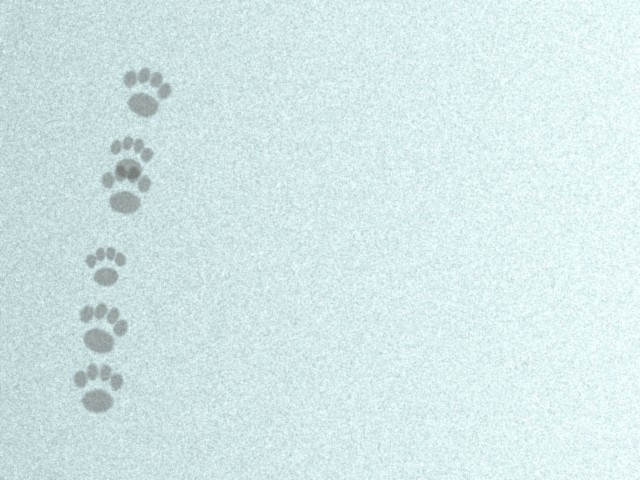
#> input picture course_project/data/images/track_0001.jpg, 640 x 480 px
$ python -i generate_dataset_artifacts.py   (imports and definitions only)
#> lines starting #> are read from the running program, lines starting #| are printed output that depends on the picture; after the words box and inside, x2 and y2 are one past the last pixel; in counts of white or black regions, pixels touching at a corner belong together
#!/usr/bin/env python3
"""Generate Label Studio tasks, starter annotations, YOLO files and report assets."""

from __future__ import annotations

import csv
import json
import math
from collections import deque
from dataclasses import dataclass
from pathlib import Path

import matplotlib.pyplot as plt
import numpy as np
from PIL import Image, ImageDraw, ImageFilter, ImageOps


ROOT = Path(__file__).resolve().parents[1]
IMAGE_DIR = ROOT / "data" / "images"
SOURCES_CSV = ROOT / "data" / "sources.csv"
TASKS_JSON = ROOT / "label_studio" / "tasks.json"
EXPORT_JSON = ROOT / "annotations" / "label_studio_export.json"
YOLO_DIR = ROOT / "annotations" / "yolo"
ASSET_DIR = ROOT / "docs" / "assets"
DATA_NAMES = ROOT / "data" / "obj.names"
STATS_JSON = ROOT / "data" / "stats.json"

LABEL = "animal_track"
FROM_NAME = "label"
TO_NAME = "image"
MAX_PREVIEW = 6


@dataclass(frozen=True)
class Box:
    x: int
    y: int
    w: int
    h: int
    confidence: float

    @property
    def area(self) -> int:
        return self.w * self.h


def read_sources() -> list[dict[str, str]]:
    with SOURCES_CSV.open(newline="", encoding="utf-8") as csvfile:
        return list(csv.DictReader(csvfile))


def local_file_url(filename: str) -> str:
    return f"/data/local-files/?d=images/{filename}"


# [6 lines left out: function normalize_box, not called in this run]


def iou(a: Box, b: Box) -> float:
    ax2 = a.x + a.w
    ay2 = a.y + a.h
    bx2 = b.x + b.w
    by2 = b.y + b.h
    inter_w = max(0, min(ax2, bx2) - max(a.x, b.x))
    inter_h = max(0, min(ay2, by2) - max(a.y, b.y))
    inter = inter_w * inter_h
    union = a.area + b.area - inter
    return inter / union if union else 0.0


def binary_cleanup(mask: np.ndarray) -> np.ndarray:
    image = Image.fromarray((mask.astype(np.uint8) * 255), mode="L")
    image = image.filter(ImageFilter.MaxFilter(5))
    image = image.filter(ImageFilter.MinFilter(3))
    image = image.filter(ImageFilter.MinFilter(3))
    image = image.filter(ImageFilter.MaxFilter(3))
    return np.asarray(image) > 0


def connected_components(mask: np.ndarray) -> list[tuple[int, int, int, int, int]]:
    height, width = mask.shape
    visited = np.zeros(mask.shape, dtype=bool)
    components: list[tuple[int, int, int, int, int]] = []
    ys, xs = np.nonzero(mask)

    for start_y, start_x in zip(ys, xs, strict=False):
        if visited[start_y, start_x]:
            continue
        queue: deque[tuple[int, int]] = deque([(int(start_y), int(start_x))])
        visited[start_y, start_x] = True
        min_x = max_x = int(start_x)
        min_y = max_y = int(start_y)
        area = 0

        while queue:
            y, x = queue.popleft()
            area += 1
            min_x = min(min_x, x)
            max_x = max(max_x, x)
            min_y = min(min_y, y)
            max_y = max(max_y, y)

            for dy in (-1, 0, 1):
                for dx in (-1, 0, 1):
                    if dy == 0 and dx == 0:
                        continue
                    ny = y + dy
                    nx = x + dx
                    if 0 <= ny < height and 0 <= nx < width and mask[ny, nx] and not visited[ny, nx]:
                        visited[ny, nx] = True
                        queue.append((ny, nx))

        components.append((min_x, min_y, max_x + 1, max_y + 1, area))

    return components


def detect_boxes(image_path: Path) -> tuple[list[Box], tuple[int, int]]:
#> called with image_path = '../data/images/track_0001.jpg'
    image = Image.open(image_path).convert("RGB")
#> image is the input picture: PIL image 640x480 RGB; mean R, G, B 212.1, 231.6, 232.4
    full_width, full_height = image.size
#> full_width = 640; full_height = 480

    work = ImageOps.grayscale(image)
    work.thumbnail((760, 760), Image.Resampling.LANCZOS)
    work_width, work_height = work.size
#> work_width = 640; work_height = 480
    arr = np.asarray(work).astype(np.float32)

    blur = np.asarray(work.filter(ImageFilter.GaussianBlur(radius=10))).astype(np.float32)
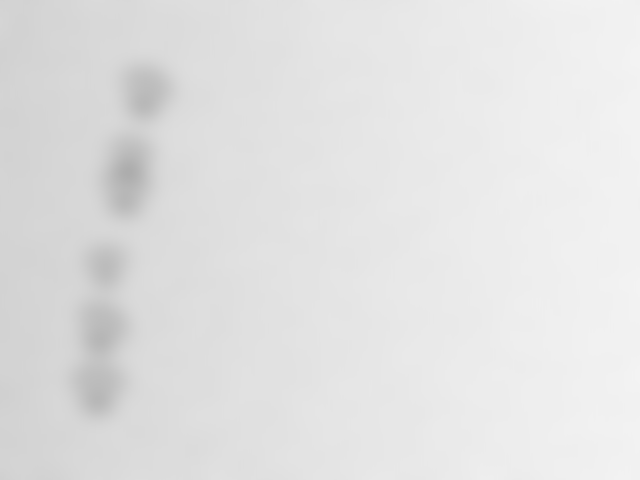
#> blur: shape (480, 640) float32; min 173, max 243, mean 225.9
    local_delta = np.abs(arr - blur)
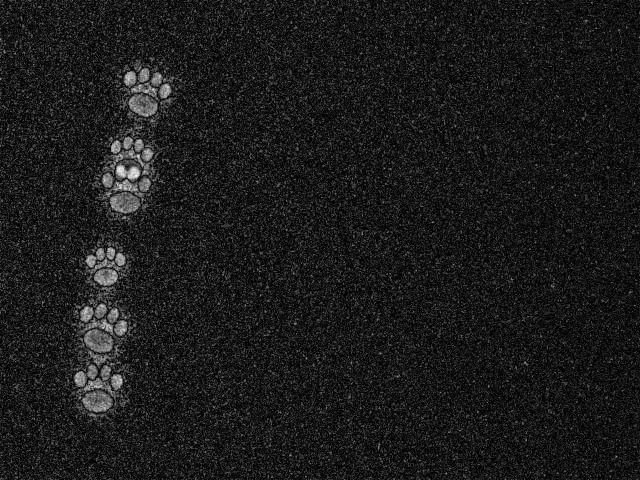
#> local_delta: shape (480, 640) float32; min 0, max 60, mean 6.4; drawn with min black and max white
    dark_delta = np.maximum(blur - arr, 0)
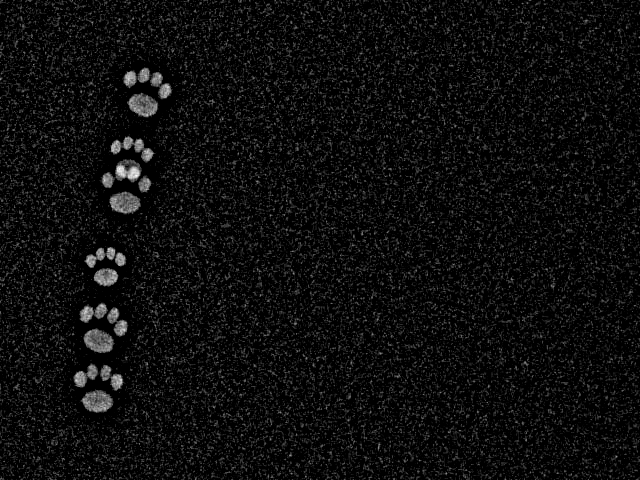
#> dark_delta: shape (480, 640) float32; min 0, max 60, mean 3.2; drawn with min black and max white

    threshold = max(float(np.percentile(local_delta, 94.5)), float(local_delta.mean() + 1.3 * local_delta.std()), 7.0)
#> threshold = 16
    dark_threshold = max(float(np.percentile(dark_delta, 91.0)), 5.0)
#> dark_threshold = 11
    mask = (local_delta >= threshold) | (dark_delta >= dark_threshold)
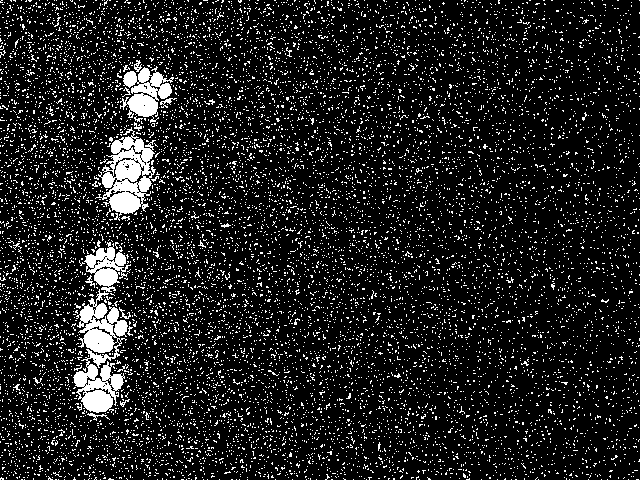
#> mask: shape (480, 640) bool; 11.6% white in thin lines or dots

    # Ignore the outer frame where captions, borders, and compression artifacts often live.
    border_x = max(2, int(work_width * 0.01))
#> border_x = 6
    border_y = max(2, int(work_height * 0.01))
#> border_y = 4
    mask[:border_y, :] = False
    mask[-border_y:, :] = False
    mask[:, :border_x] = False
    mask[:, -border_x:] = False
#> mask: shape (480, 640) bool; 11.2% white in thin lines or dots

    mask = binary_cleanup(mask)
#> in binary_cleanup, `image = Image.fromarray((mask.astype(np.uint8) * 255), mode="L")`: image: PIL image 640x480 L; 11.2% white in thin lines or dots
#> in binary_cleanup, `image = image.filter(ImageFilter.MaxFilter(5))`:
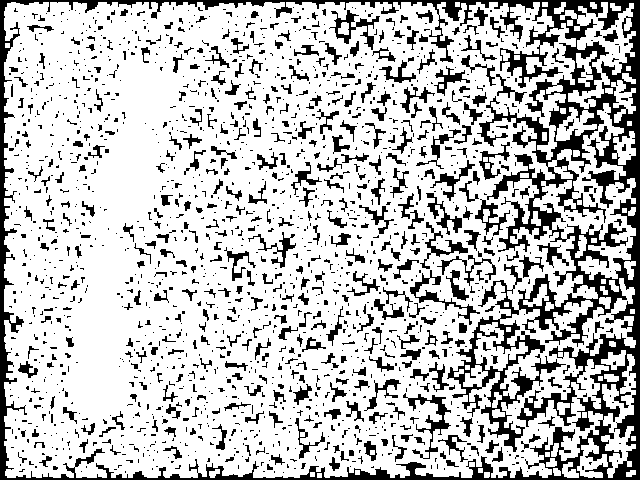
#> image: PIL image 640x480 L; 76.4% white; 1673 black regions (1244 under 20 px), largest, box (x1, y1, x2, y2) and area: (0, 0, 640, 480) 37103, (403, 393, 451, 459) 686, (329, 10, 380, 50) 559
#> in binary_cleanup, `image = image.filter(ImageFilter.MinFilter(3))`: image: PIL image 640x480 L; 55.2% white; 908 black regions (358 under 20 px), largest, box (x1, y1, x2, y2) and area: (0, 0, 640, 480) 79816, (316, 134, 395, 239) 1578, (399, 383, 460, 471) 1503
#> in binary_cleanup, `image = image.filter(ImageFilter.MinFilter(3))`:
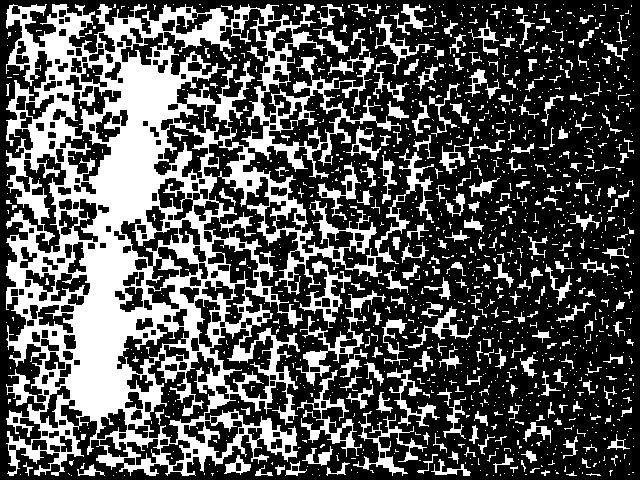
#> image: PIL image 640x480 L; 32.9% white; 1356 white regions (1099 under 20 px), largest, box (x1, y1, x2, y2) and area: (6, 4, 434, 476) 72010, (296, 290, 386, 386) 1329, (297, 370, 362, 457) 1047
#> in binary_cleanup, `image = image.filter(ImageFilter.MaxFilter(3))`:
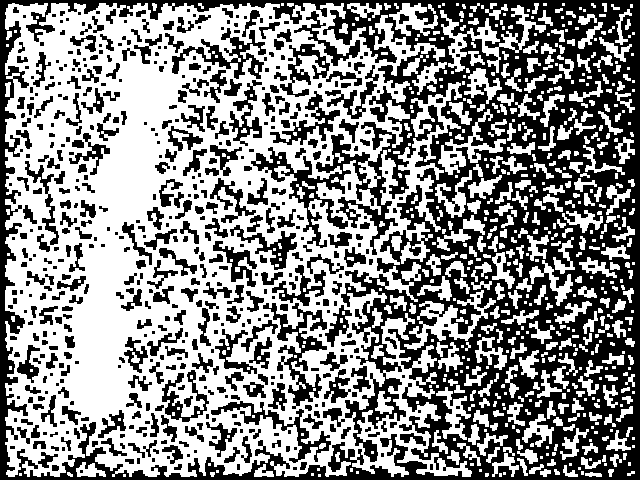
#> image: PIL image 640x480 L; 54.7% white; 573 black regions (233 under 20 px), largest, box (x1, y1, x2, y2) and area: (0, 0, 640, 480) 95003, (263, 303, 327, 409) 1961, (172, 28, 266, 79) 1418
    components = connected_components(mask)
#> the loop in connected_components, `for start_y, start_x in zip(ys, xs, strict=False):` made 168118 passes
#> start_x on passes 2 to 4: 13, 14, 35
#> after the loop in connected_components, `for start_y, start_x in zip(ys, xs, strict=False):`: components = 651 items, first 6: (5, 3, 472, 477, 127990), (152, 3, 157, 11, 30), (198, 3, 204, 9, 21), (281, 3, 284, 6, 9), (287, 3, 294, 7, 24), (347, 3, 382, 18, 283)

    scale_x = full_width / work_width
#> scale_x = 1
    scale_y = full_height / work_height
#> scale_y = 1
    image_area = work_width * work_height
#> image_area = 307200
    candidates: list[Box] = []

    for min_x, min_y, max_x, max_y, area in components:
        box_w = max_x - min_x
        box_h = max_y - min_y
        if area < max(35, image_area * 0.00008):
            continue
        if area > image_area * 0.09:
            continue
        if box_w < 6 or box_h < 6:
            continue
        aspect = box_w / box_h
        if aspect < 0.12 or aspect > 8.5:
            continue
        density = area / (box_w * box_h)
        if density < 0.08:
            continue

        pad_x = max(2, int(box_w * 0.08))
        pad_y = max(2, int(box_h * 0.08))
        x = max(0, math.floor((min_x - pad_x) * scale_x))
        y = max(0, math.floor((min_y - pad_y) * scale_y))
        x2 = min(full_width, math.ceil((max_x + pad_x) * scale_x))
        y2 = min(full_height, math.ceil((max_y + pad_y) * scale_y))
        confidence = min(0.99, 0.45 + density + min(area / (image_area * 0.025), 0.3))
        candidates.append(Box(x=x, y=y, w=max(1, x2 - x), h=max(1, y2 - y), confidence=confidence))
#> this loop made 651 passes
#> (min_x, min_y, max_x, max_y, area, box_w, box_h, aspect) on passes 6, 9, 12: (347, 3, 382, 18, 283, 35, 15, 2.33), (389, 3, 438, 36, 731, 49, 33, 1.48), (470, 3, 480, 12, 39, 10, 9, 1.11)
#> after the loop, candidates = 226 items

    candidates.sort(key=lambda box: (box.confidence, box.area), reverse=True)
    selected: list[Box] = []
    for candidate in candidates:
        if candidate.w * candidate.h > full_width * full_height * 0.18:
            continue
        if all(iou(candidate, existing) < 0.35 for existing in selected):
            selected.append(candidate)
        if len(selected) >= 14:
            break
#> this loop made 14 passes

    selected.sort(key=lambda box: (box.y, box.x))
    return selected, (full_width, full_height)


# [159 lines left out: functions load_yolo_boxes, label_studio_result, draw_preview, generate_charts, main, not called in this run]


# [2 lines not run here, left out]

>>> result = detect_boxes('../data/images/track_0001.jpg')

$ run again, on course_project/data/images/track_0006.jpg
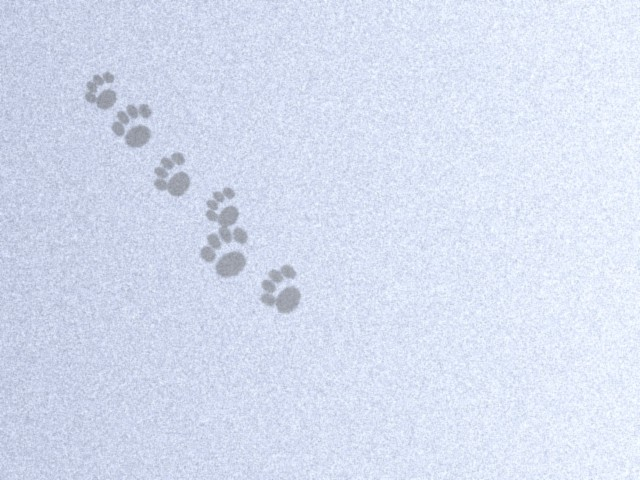
#> input picture course_project/data/images/track_0006.jpg, 640 x 480 px
#> in detect_boxes, image is the input picture: PIL image 640x480 RGB; mean R, G, B 213.8, 221.8, 240.1
#> threshold = 16
#> dark_threshold = 11
#> in detect_boxes, `mask = (local_delta >= threshold) | (dark_delta >= dark_threshold)`:
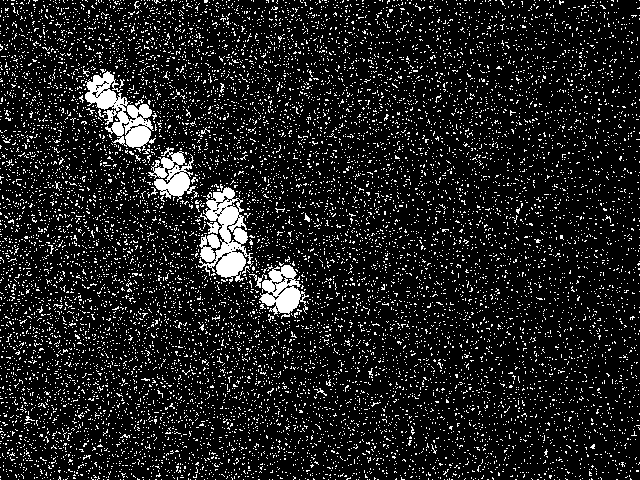
#> mask: shape (480, 640) bool; 11.9% white in thin lines or dots
#> in binary_cleanup, `image = image.filter(ImageFilter.MaxFilter(3))`:
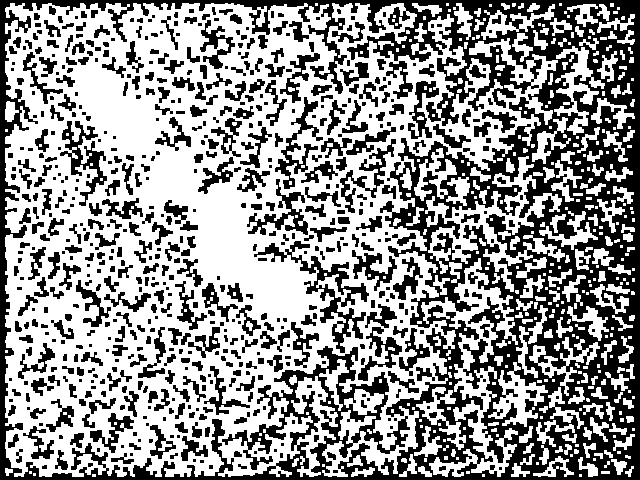
#> image: PIL image 640x480 L; 58.4% white; 656 black regions (251 under 20 px), largest, box (x1, y1, x2, y2) and area: (0, 0, 640, 480) 78806, (254, 241, 369, 353) 2323, (60, 121, 107, 206) 1237
#> the loop in connected_components, `for start_y, start_x in zip(ys, xs, strict=False):` made 179449 passes
#> start_x on passes 2 to 4: 11, 12, 13
#> after the loop in connected_components, `for start_y, start_x in zip(ys, xs, strict=False):`: components = 426 items, first 6: (5, 3, 558, 477, 139321), (315, 3, 318, 6, 9), (412, 3, 442, 17, 180), (446, 3, 449, 6, 9), (454, 3, 473, 40, 337), (501, 3, 510, 10, 40)
#> the loop in detect_boxes, `for min_x, min_y, max_x, max_y, area in components:` made 426 passes
#> (min_x, min_y, max_x, max_y, area, box_w, box_h, aspect) on passes 3, 5, 6: (412, 3, 442, 17, 180, 30, 14, 2.14), (454, 3, 473, 40, 337, 19, 37, 0.514), (501, 3, 510, 10, 40, 9, 7, 1.29)
#> after the loop in detect_boxes, `for min_x, min_y, max_x, max_y, area in components:`: candidates = 135 items
#> the loop in detect_boxes, `for candidate in candidates:` made 14 passes

$ run again, on course_project/data/images/track_0007.jpg
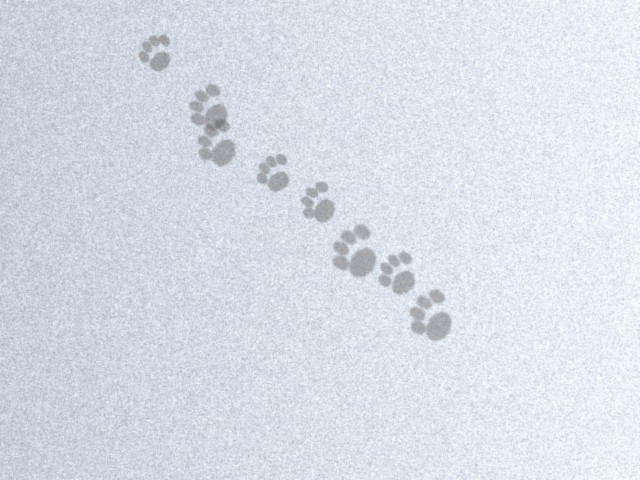
#> input picture course_project/data/images/track_0007.jpg, 640 x 480 px
#> in detect_boxes, image is the input picture: PIL image 640x480 RGB; mean R, G, B 216.2, 222, 232.4
#> threshold = 17
#> dark_threshold = 11
#> in detect_boxes, `mask = (local_delta >= threshold) | (dark_delta >= dark_threshold)`:
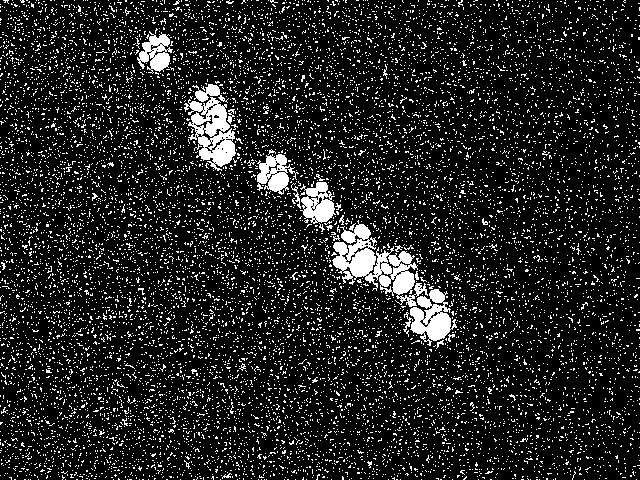
#> mask: shape (480, 640) bool; 12.8% white in thin lines or dots
#> in binary_cleanup, `image = image.filter(ImageFilter.MaxFilter(3))`:
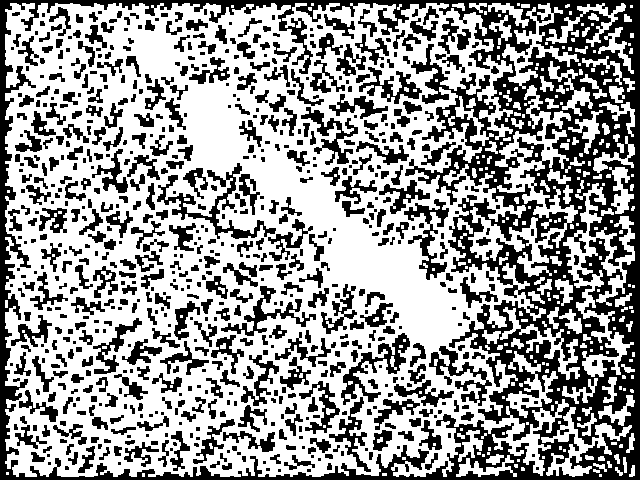
#> image: PIL image 640x480 L; 60.4% white; 726 black regions (254 under 20 px), largest, box (x1, y1, x2, y2) and area: (0, 0, 640, 480) 60770, (157, 163, 276, 239) 1611, (341, 333, 410, 405) 1280
#> the loop in connected_components, `for start_y, start_x in zip(ys, xs, strict=False):` made 185644 passes
#> start_x on passes 2 to 4: 11, 12, 13
#> after the loop in connected_components, `for start_y, start_x in zip(ys, xs, strict=False):`: components = 318 items, first 6: (5, 3, 569, 477, 155568), (311, 3, 314, 6, 9), (452, 3, 465, 11, 60), (469, 3, 487, 13, 89), (488, 3, 529, 28, 353), (517, 3, 520, 6, 9)
#> the loop in detect_boxes, `for min_x, min_y, max_x, max_y, area in components:` made 318 passes
#> (min_x, min_y, max_x, max_y, area, box_w, box_h, aspect) on passes 3 to 5: (452, 3, 465, 11, 60, 13, 8, 1.62), (469, 3, 487, 13, 89, 18, 10, 1.8), (488, 3, 529, 28, 353, 41, 25, 1.64)
#> after the loop in detect_boxes, `for min_x, min_y, max_x, max_y, area in components:`: candidates = 79 items
#> the loop in detect_boxes, `for candidate in candidates:` made 14 passes
